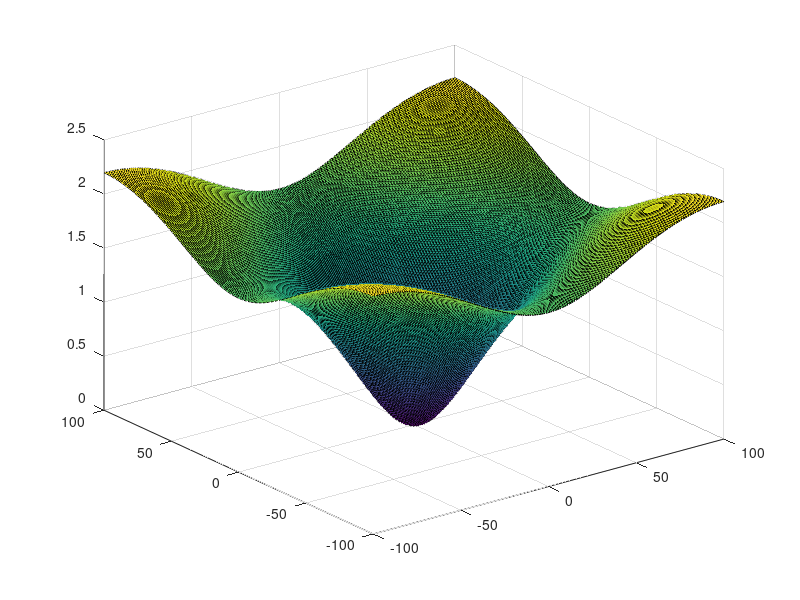

This chart was generated by the following MATLAB code: (Note: this script raises an error after producing the figure.)
%% Q6


%% DFT Calculation Code
clear;
k1 = [0 1 0;1 -4 1;0 1 0];
k2 = [-1 -1 -1;-1 8 -1;-1 -1 -1];
k1_fourier = fftshift(fft(fft(k1,201).',201).');
k2_fourier = fftshift(fft(fft(k2,201).',201).');
log_fourier_k1 = log(abs(k1_fourier)+1);
log_fourier_k2 = log(abs(k2_fourier)+1);

%% Filter 1 plot
Z1 = log_fourier_k1;
[X,Y] = meshgrid(-100:100);
s1 = surf(X,Y,Z1);
s1.EdgeColor = 'none';
colorbar
%% Filter 2 plot
Z2 = log_fourier_k2;
s2 = surf(X,Y,Z2);
s2.EdgeColor = 'none';
colorbar
%% Comparison between plots
% Both of these filters are negative discrete approximations of the Laplacian Filter
% used often as unsharp masks. 


